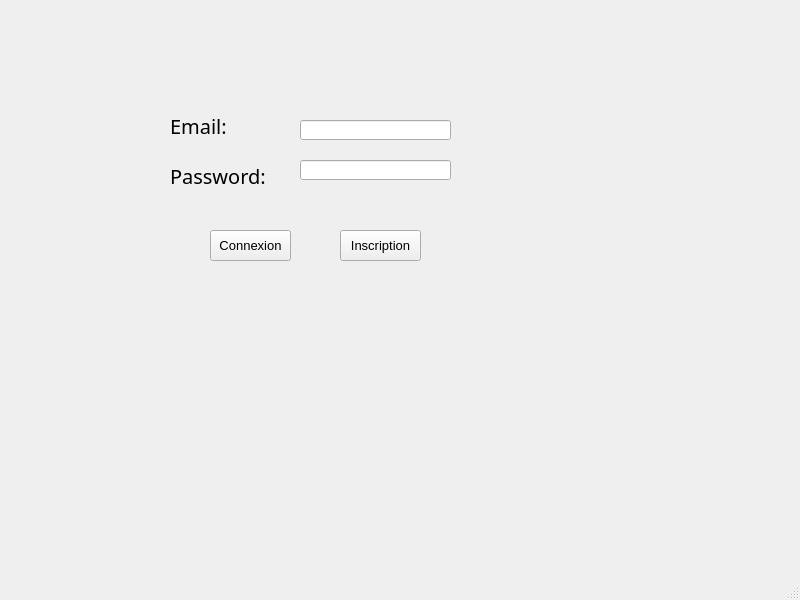
<?xml version="1.0" encoding="UTF-8"?>
<ui version="4.0">
 <class>MainWindow</class>
 <widget class="QMainWindow" name="MainWindow">
  <property name="geometry">
   <rect>
    <x>0</x>
    <y>0</y>
    <width>800</width>
    <height>600</height>
   </rect>
  </property>
  <property name="windowTitle">
   <string>MainWindow</string>
  </property>
  <widget class="QWidget" name="centralwidget">
   <widget class="QPushButton" name="pushButton">
    <property name="geometry">
     <rect>
      <x>210</x>
      <y>230</y>
      <width>81</width>
      <height>31</height>
     </rect>
    </property>
    <property name="font">
     <font>
      <pointsize>10</pointsize>
     </font>
    </property>
    <property name="text">
     <string>Connexion</string>
    </property>
   </widget>
   <widget class="QLabel" name="label">
    <property name="geometry">
     <rect>
      <x>170</x>
      <y>110</y>
      <width>71</width>
      <height>31</height>
     </rect>
    </property>
    <property name="font">
     <font>
      <family>Segoe Print</family>
      <pointsize>15</pointsize>
     </font>
    </property>
    <property name="text">
     <string>Email:</string>
    </property>
    <property name="openExternalLinks">
     <bool>false</bool>
    </property>
   </widget>
   <widget class="QPushButton" name="pushButton_2">
    <property name="geometry">
     <rect>
      <x>340</x>
      <y>230</y>
      <width>81</width>
      <height>31</height>
     </rect>
    </property>
    <property name="font">
     <font>
      <pointsize>10</pointsize>
     </font>
    </property>
    <property name="text">
     <string>Inscription</string>
    </property>
   </widget>
   <widget class="QLineEdit" name="lineEdit_2">
    <property name="geometry">
     <rect>
      <x>300</x>
      <y>160</y>
      <width>151</width>
      <height>20</height>
     </rect>
    </property>
    <property name="text">
     <string/>
    </property>
    <property name="readOnly">
     <bool>true</bool>
    </property>
   </widget>
   <widget class="QLineEdit" name="lineEdit">
    <property name="geometry">
     <rect>
      <x>300</x>
      <y>120</y>
      <width>151</width>
      <height>20</height>
     </rect>
    </property>
    <property name="font">
     <font>
      <family>Myanmar Text</family>
     </font>
    </property>
   </widget>
   <widget class="QLabel" name="label_2">
    <property name="geometry">
     <rect>
      <x>170</x>
      <y>160</y>
      <width>111</width>
      <height>31</height>
     </rect>
    </property>
    <property name="font">
     <font>
      <family>Segoe Print</family>
      <pointsize>15</pointsize>
     </font>
    </property>
    <property name="text">
     <string>Password:</string>
    </property>
    <property name="openExternalLinks">
     <bool>false</bool>
    </property>
   </widget>
  </widget>
  <widget class="QMenuBar" name="menubar">
   <property name="geometry">
    <rect>
     <x>0</x>
     <y>0</y>
     <width>800</width>
     <height>21</height>
    </rect>
   </property>
  </widget>
  <widget class="QStatusBar" name="statusbar"/>
 </widget>
 <resources/>
 <connections/>
</ui>
